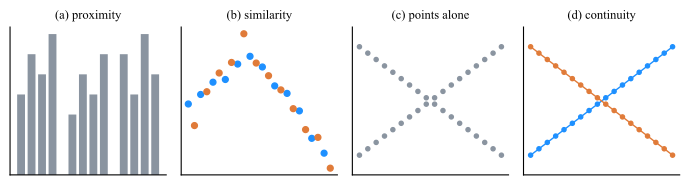

Write the Python code that produced this figure.
# --- Match LaTeX document: Times New Roman, 10pt, textwidth=7in ---
# Three grouping laws doing work inside ordinary charts: spacing makes groups,
# shared color makes series, and a connecting line makes a curve out of points that
# do not otherwise pair up. The last two panels hold identical coordinates.
import numpy as np
import matplotlib.pyplot as plt

plt.rcParams.update({
    'font.family': 'serif',
    'font.serif': ['Times New Roman'],
    'font.size': 10,
    'axes.titlesize': 9,
    'axes.labelsize': 9,
    'mathtext.fontset': 'cm',
})

C_A = '#1E90FF'
C_B = '#E07B39'
C_NEUTRAL = '#8A94A0'

rng = np.random.default_rng(3)

fig, axes = plt.subplots(1, 4, figsize=(7.0, 1.95))

# --- proximity: one row of twelve bars, read as three groups of four ---
heights = np.array([4, 6, 5, 7, 3, 5, 4, 6, 6, 4, 7, 5], dtype=float)
gap = np.repeat(np.arange(3), 4) * 0.9
axes[0].bar(np.arange(12) + gap, heights, width=0.75, color=C_NEUTRAL)
axes[0].set_title('(a) proximity')

# --- similarity: identical positions, two colors, read as two series ---
x = np.linspace(0, 1, 24)
y = 0.5 + 0.35 * np.sin(4 * x) + rng.normal(0, 0.04, x.size)
odd = np.arange(24) % 2 == 1
axes[1].scatter(x[~odd], y[~odd], s=18, color=C_A)
axes[1].scatter(x[odd], y[odd], s=18, color=C_B)
axes[1].set_title('(b) similarity')

# --- continuity: the same dots, unpaired and then connected ---
t = np.linspace(0, 1, 18)
c1 = 0.30 + 0.55 * t
c2 = 0.85 - 0.55 * t
for ax, connect, title in ((axes[2], False, '(c) points alone'),
                           (axes[3], True, '(d) continuity')):
    style = '-o' if connect else 'o'
    ax.plot(t, c1, style, ms=3, lw=1.0, color=C_A if connect else C_NEUTRAL)
    ax.plot(t, c2, style, ms=3, lw=1.0, color=C_B if connect else C_NEUTRAL)
    ax.set_title(title)
    ax.set_ylim(0.2, 0.95)

for ax in axes:
    ax.set_xticks([])
    ax.set_yticks([])
    for side in ('top', 'right'):
        ax.spines[side].set_visible(False)

plt.tight_layout()

basename = 'plot_gestalt'
plt.savefig(f'{basename}.pdf', bbox_inches='tight')
plt.savefig(f'{basename}.svg', bbox_inches='tight')
plt.savefig(f'{basename}.jpeg', dpi=300, bbox_inches='tight')
print(f'Saved {basename}.pdf, {basename}.svg, {basename}.jpeg')
print('panels (c) and (d) plot identical coordinates; only the lines differ')
